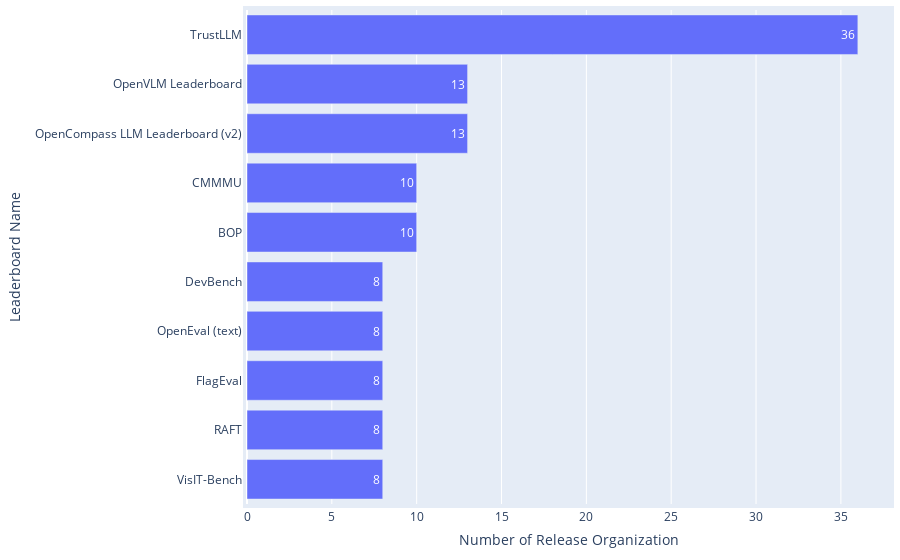

The code cell stored with this chart in its notebook:
### Code cell
df = pd.read_csv(path_meta / 'leaderboard_processed.csv')
df = df[df['Platforms'] != "['Papers With Code']"]

statistics = {
    'Distribution': 'Release Organizations across Leaderboard Systems',
    'Mean': np.mean(df['#Release organization']),
    'Median': np.median(df['#Release organization']),
    'IQR': df['#Release organization'].quantile(0.75) - df['#Release organization'].quantile(0.25),
}
df_statistics = pd.read_csv(path_meta / 'leaderboard_statistics.csv')
df_statistics = pd.concat([df_statistics, pd.DataFrame([statistics])], ignore_index=True)
df_statistics.drop_duplicates(subset=['Distribution'], keep='last', inplace=True)
df_statistics.sort_values(by='Distribution', inplace=True)
df_statistics.to_csv(path_meta / 'leaderboard_statistics.csv', index=False)

df_top = df.drop_duplicates(subset=['Leaderboard name']).sort_values(by='#Release organization', ascending=False).head(10)
print(f"{df_top['Leaderboard name'].iloc[0]} holds the highest number of release organizations up to {int(df_top['#Release organization'].iloc[0])}.")

fig = go.Figure(go.Bar(
        x=df_top['#Release organization'],  # Values for the bar lengths
        y=df_top['Leaderboard name'],  # Categories for each bar
        orientation='h',  # Sets the bars to be horizontal
        text=df_top['#Release organization'],  # Adds the values as text on each bar
        textposition='auto'  # Automatically positions the text on the bars
))
fig.update_layout(
        xaxis_title='Number of Release Organization',
        yaxis_title='Leaderboard Name',
        yaxis_autorange='reversed'  # This line makes the bars go top-down
)
# Update the layout for a tighter look
fig.update_layout(
    autosize=True,
    margin=dict(
        l=10,  # Left margin
        r=10,  # Right margin
        b=10,  # Bottom margin
        t=10,  # Top margin
        pad=4  # Padding between the plot and the margin
    )
)
fig.show()

### Figure 1 — Plotly figure (JSON) as saved in the notebook; plotly's stock layout.template omitted (floating-point values rounded to 4 significant figures)
{"data": [{"orientation": "h", "text": [36, 13, 13, 10, 10, 8, 8, 8, 8, 8], "textposition": "auto", "type": "bar", "x": [36, 13, 13, 10, 10, 8, 8, 8, 8, 8], "y": ["TrustLLM", "OpenVLM Leaderboard", "OpenCompass LLM Leaderboard (v2)", "CMMMU", "BOP", "DevBench", "OpenEval (text)", "FlagEval", "RAFT", "VisIT-Bench"]}], "layout": {"autosize": true, "margin": {"b": 10, "l": 10, "pad": 4, "r": 10, "t": 10}, "xaxis": {"title": {"text": "Number of Release Organization"}}, "yaxis": {"autorange": "reversed", "title": {"text": "Leaderboard Name"}}}}
